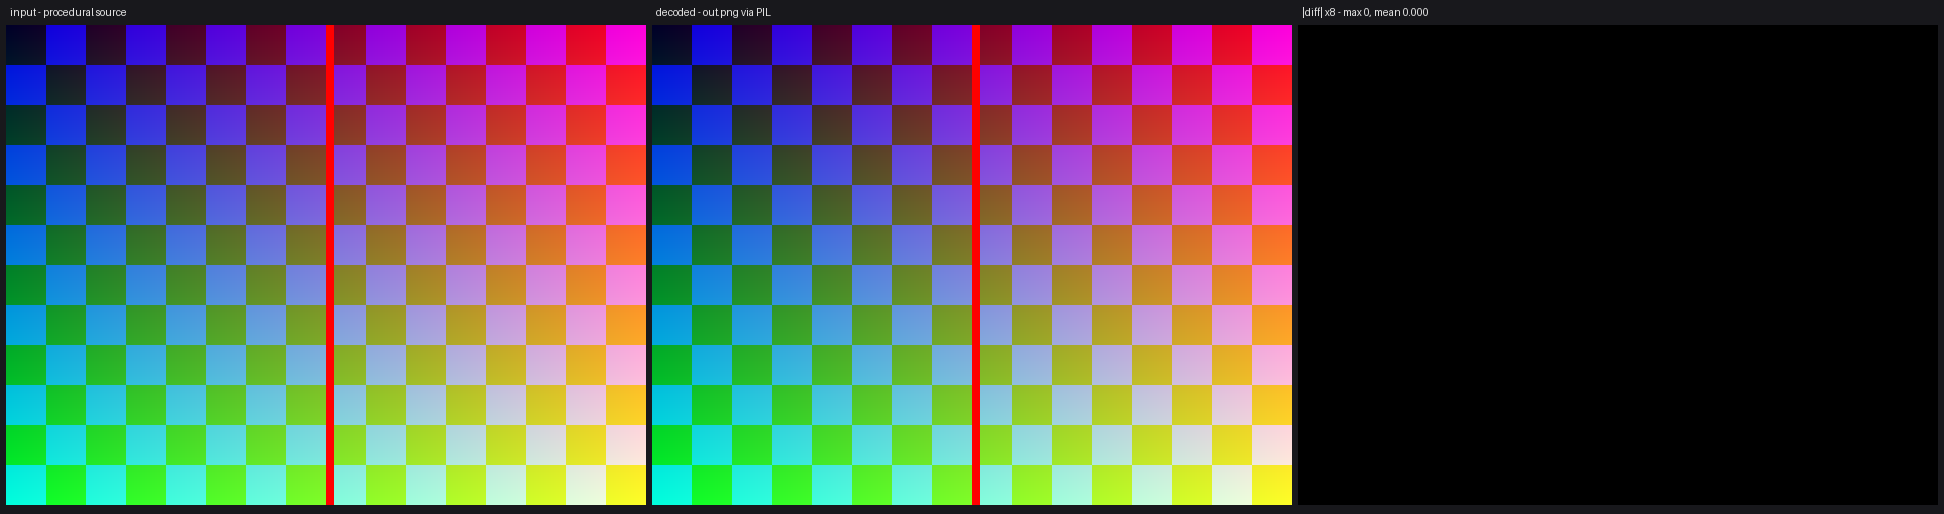

Reproduce this figure in Python.
#!/usr/bin/env python3
# Visual comparison: source pattern vs GPU-encoded PNG.
# Writes compare.png = [ INPUT | DECODED | |diff| x8 ].
import subprocess, sys, os
import numpy as np

os.chdir(os.path.dirname(os.path.abspath(__file__)))
if not os.path.exists("app") or not os.path.exists("out.png"):
    r = subprocess.run("g++ -std=c++23 -O2 main.cpp -o app -lvulkan -lshaderc".split(),
                       capture_output=True, text=True)
    if r.returncode:
        print(r.stderr); sys.exit("BUILD FAILED")
    r = subprocess.run(["./app", "out.png"], capture_output=True, text=True, timeout=60)
    print(r.stdout.strip())
    if r.returncode:
        sys.exit(1)

from PIL import Image, ImageDraw, ImageFont

w, h = 640, 480
yy, xx = np.mgrid[0:h, 0:w]
src = np.zeros((h, w, 3), np.uint8)
src[..., 0] = xx * 255 // w
src[..., 1] = yy * 255 // h
src[..., 2] = np.where(((xx // 40) ^ (yy // 40)) & 1, 220, 40)
src[:, w // 2:w // 2 + 8] = [255, 0, 0]

dec = np.asarray(Image.open("out.png").convert("RGB"))
diff = np.abs(src.astype(np.int16) - dec.astype(np.int16)).max(-1)
dvis = np.clip(diff * 8, 0, 255).astype(np.uint8)

font = ImageFont.load_default()
hdr, gap = 22, 6
cv = Image.new("RGB", (w * 3 + gap * 4, h + hdr + gap * 2), (24, 24, 28))
dr = ImageDraw.Draw(cv)
labels = ["input - procedural source",
          "decoded - out.png via PIL",
          f"|diff| x8 - max {diff.max()}, mean {diff.mean():.3f}"]
for i, (arr, lab) in enumerate(zip([src, dec, np.stack([dvis] * 3, -1)], labels)):
    x = gap + i * (w + gap)
    dr.text((x + 4, 6), lab, font=font, fill=(230, 230, 230))
    cv.paste(Image.fromarray(arr), (x, hdr + gap // 2))
cv.save("compare.png")
print(f"wrote compare.png (max diff {diff.max()}, mean {diff.mean():.4f})")
